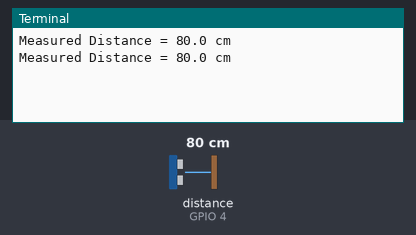
Simulated run of this program. Board: Raspberry Pi (BCM pin numbers). Shown: the last lines printed to the terminal. The test bench sets the inputs (shaded band); at power-on: distance to the obstacle (sensor on GPIO 4) 80 cm. The echo pulse lasts 58.3 µs per cm; the clock reads 2024-03-15 10:24:30 at power-on unless the program sets it.

Above: at 1.2 s.
1.3 s: distance to the obstacle (sensor on GPIO 4) set to 2 cm
At 2.6 s:
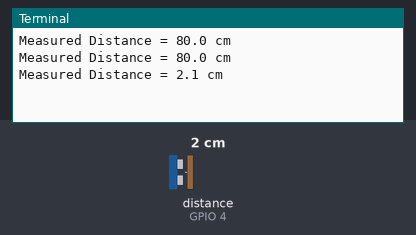
2.8 s: distance to the obstacle (sensor on GPIO 4) set to 4 cm
At 3.8 s:
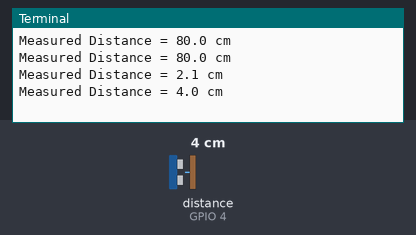
Timing chart, 0 to 5.8 s (numbered marks = the images above; inputs shaded):
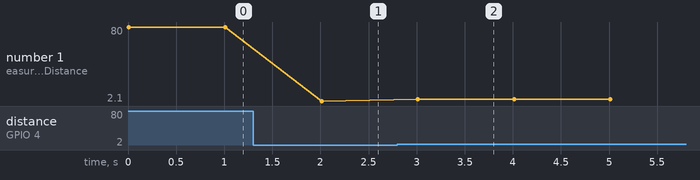

The program:

distance_sensor.py
```python
import RPi.GPIO as GPIO
import time

#GPIO Mode (BOARD / BCM)
GPIO.setmode(GPIO.BCM)

#set GPIO Pins
GPIO_TRIGGER = 17
GPIO_ECHO = 4

#set GPIO direction (IN / OUT)
GPIO.setup(GPIO_TRIGGER, GPIO.OUT)
GPIO.setup(GPIO_ECHO, GPIO.IN)

def distance():
    # set Trigger to HIGH
    GPIO.output(GPIO_TRIGGER, True)

    # set Trigger after 0.01ms to LOW
    time.sleep(0.00001)
    GPIO.output(GPIO_TRIGGER, False)

    StartTime = time.time()
    StopTime = time.time()

    # save StartTime
    while GPIO.input(GPIO_ECHO) == 0:
        StartTime = time.time()

    # save time of arrival
    while GPIO.input(GPIO_ECHO) == 1:
        StopTime = time.time()

    # time difference between start and arrival
    TimeElapsed = StopTime - StartTime
    # multiply with the sonic speed (34300 cm/s)
    # and divide by 2, because there and back
    distance = (TimeElapsed * 34300) / 2

    return distance

if __name__ == '__main__':
    while True:
        dist = distance()
        print ("Measured Distance = %.1f cm" % dist)
        time.sleep(1)
```

Measured:
- after the input at 1.3 s, the terminal: prints a new line after 0.71 s (image 1)
- after the input at 2.8 s, the terminal: prints a new line after 0.21 s (image 2)
- plotted number 1: 80 → 2.1 after the input at 1.3 s, 2.1 → 4 after the input at 2.8 s
